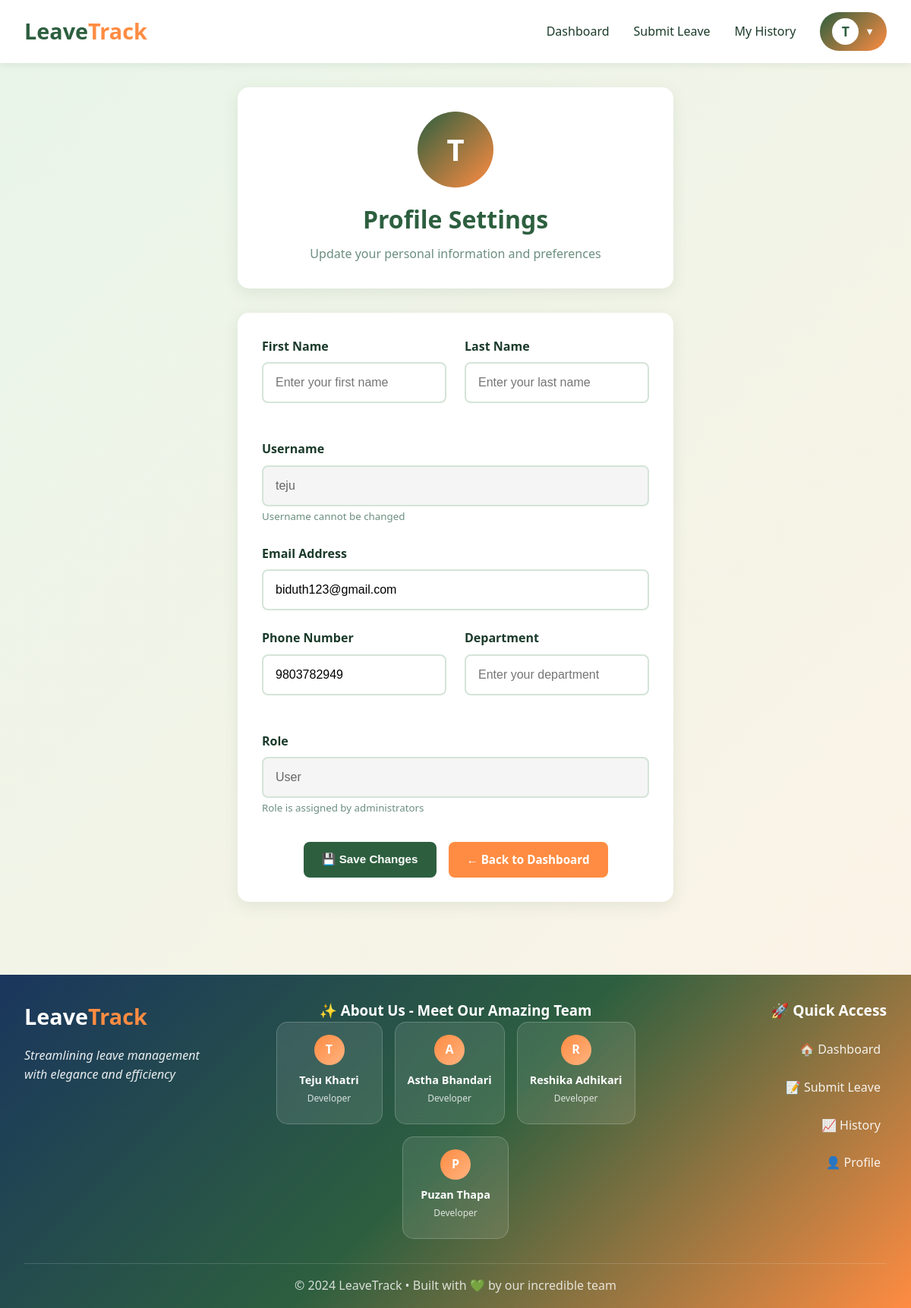
Page /profile/ (signed in) on the committed database.
### tracking/models.py (models this page shows, shortened)
class CustomUser(AbstractUser):
    ROLE_CHOICES = (
        ('admin', 'Admin'),
        ('user', 'User'),
    )
    role = models.CharField(max_length=10, choices=ROLE_CHOICES, default='user')
    phone = models.CharField(max_length=15, blank=True, null=True)
    department = models.CharField(max_length=100, blank=True, null=True)

### tracking/views.py (the view, shortened to what this page needs)
# urls.py: path('profile/', views.profile_view, name='profile'),
@login_required
def profile_view(request):
    return render(request, 'profile.html')

### tracking/templates/profile.html (shortened to what this page needs)
{% extends 'base.html' %}
{% block content %}
<div class="container">
    <div class="profile-container">
        <div class="profile-header">
            <div class="profile-avatar-large">{{ user.username|first|upper }}</div>
            <h1>Profile Settings</h1>
            <p>Update your personal information and preferences</p>
        </div>
        <div class="profile-form">
            <form method="POST">
                <div class="form-row">
                    <div class="form-group">
                        <label for="first_name">First Name</label>
                        <input type="text" id="first_name" name="first_name" class="form-input"
                               value="{{ user.first_name }}" placeholder="Enter your first name">
                    </div>
                    <div class="form-group">
                        <label for="last_name">Last Name</label>
                        <input type="text" id="last_name" name="last_name" class="form-input"
                               value="{{ user.last_name }}" placeholder="Enter your last name">
                    </div>
                </div>
                <div class="form-group">
                    <label for="username">Username</label>
                    <input type="text" id="username" class="form-input"
                           value="{{ user.username }}" disabled
                           style="background: #f5f5f5; color: #666;">
                    <small style="color: var(--text-light);">Username cannot be changed</small>
                </div>
                <div class="form-group">
                    <label for="email">Email Address</label>
                    <input type="email" id="email" name="email" class="form-input"
                           value="{{ user.email }}" placeholder="Enter your email address">
                </div>
                <div class="form-row">
                    <div class="form-group">
                        <label for="phone">Phone Number</label>
                        <input type="tel" id="phone" name="phone" class="form-input"
                               value="{{ user.phone }}" placeholder="Enter your phone number">
                    </div>
                    <div class="form-group">
                        <label for="department">Department</label>
                        <input type="text" id="department" name="department" class="form-input"
                               value="{{ user.department }}" placeholder="Enter your department">
                    </div>
                </div>
                <div class="form-group">
                    <label for="role">Role</label>
                    <input type="text" id="role" class="form-input"
                           value="{{ user.get_role_display }}" disabled
                           style="background: #f5f5f5; color: #666;">
                    <small style="color: var(--text-light);">Role is assigned by administrators</small>
                </div>
                <div class="form-actions">
                    <button type="submit" class="btn btn-primary">💾 Save Changes</button>
                    <a href="{% if user.role == 'admin' %}{% url 'admin_dashboard' %}{% else %}{% url 'user_dashboard' %}{% endif %}"
                       class="btn btn-secondary">← Back to Dashboard</a>
                </div>
            </form>
        </div>
    </div>
</div>
{% endblock %}

### tracking/templates/base.html (shortened to what this page needs)
<!DOCTYPE html>
<html lang="en">
<head>
</head>
<body>
    <nav class="navbar">
        <div class="nav-container">
            <a href="{% url 'home' %}" class="logo">Leave<span>Track</span></a>
            <ul class="nav-links">
                {% if user.is_authenticated %}
                    {% if user.role == 'admin' %}
                        <li><a href="{% url 'admin_dashboard' %}">Dashboard</a></li>
                        <li><a href="{% url 'leave_history' %}">All Requests</a></li>
                    {% else %}
                        <li><a href="{% url 'user_dashboard' %}">Dashboard</a></li>
                        <li><a href="{% url 'submit_leave' %}">Submit Leave</a></li>
                        <li><a href="{% url 'leave_history' %}">My History</a></li>
                    {% endif %}
                    <li class="profile-dropdown">
                        <div class="profile-icon" onclick="toggleDropdown()">
                            <span class="profile-avatar">{{ user.username|first|upper }}</span>
                            <span class="dropdown-arrow">▼</span>
                        </div>
                    </li>
                {% else %}
                    <li><a href="{% url 'home' %}">Home</a></li>
                    <li><a href="{% url 'login' %}" class="btn btn-primary">Login</a></li>
                    <li><a href="{% url 'signup' %}" class="btn btn-secondary">Sign Up</a></li>
                {% endif %}
            </ul>
        </div>
    </nav>
    {% block content %}{% endblock %}
    <footer class="footer">
        <div class="footer-container">
            <div class="footer-main">
                <div class="footer-brand">
                    <div class="brand-logo">
                        <span class="logo-text">Leave<span>Track</span></span>
                    </div>
                    <p class="brand-tagline">Streamlining leave management with elegance and efficiency</p>
                </div>
                <div class="footer-team">
                    <h3>✨ About Us - Meet Our Amazing Team</h3>
                    <div class="team-grid">
                        <div class="team-card">
                            <div class="team-avatar">T</div>
                            <div class="team-info">
                                <h4>Teju Khatri</h4>
                                <p>Developer</p>
                            </div>
                        </div>
                        <div class="team-card">
                            <div class="team-avatar">A</div>
                            <div class="team-info">
                                <h4>Astha Bhandari</h4>
                                <p>Developer</p>
                            </div>
                        </div>
                        <div class="team-card">
                            <div class="team-avatar">R</div>
                            <div class="team-info">
                                <h4>Reshika Adhikari</h4>
                                <p>Developer</p>
                            </div>
                        </div>
                        <div class="team-card">
                            <div class="team-avatar">P</div>
                            <div class="team-info">
                                <h4>Puzan Thapa</h4>
                                <p>Developer</p>
                            </div>
                        </div>
                    </div>
                </div>
                <div class="footer-links">
                    <h3>🚀 Quick Access</h3>
                    <div class="links-grid">
                        {% if user.is_authenticated %}
                            {% if user.role == 'admin' %}
                                <a href="{% url 'admin_dashboard' %}" class="footer-link">
                                    <span>📊 Admin Dashboard</span>
                                </a>
                                <a href="{% url 'create_admin' %}" class="footer-link">
                                    <span>👨‍💼 Create Admin</span>
                                </a>
                            {% else %}
                                <a href="{% url 'user_dashboard' %}" class="footer-link">
                                    <span>🏠 Dashboard</span>
                                </a>
                                <a href="{% url 'submit_leave' %}" class="footer-link">
                                    <span>📝 Submit Leave</span>
                                </a>
                            {% endif %}
                            <a href="{% url 'leave_history' %}" class="footer-link">
                                <span>📈 History</span>
                            </a>
                            <a href="{% url 'profile' %}" class="footer-link">
                                <span>👤 Profile</span>
                            </a>
                        {% endif %}
                    </div>
                </div>
            </div>
            <div class="footer-bottom">
                <p>&copy; 2024 LeaveTrack • Built with 💚 by our incredible team</p>
            </div>
        </div>
    </footer>
</body>
</html>

### tracking/templates/base.html (style rules this page uses)
:root { --primary-green: #2d5f3f; --light-green: #4a9960; --lighter-green: #6fbf73; --pale-green: #e8f5e9; --primary-orange: #ff8c42; --light-orange: #ffb380; --pale-orange: #fff3e6; --white: #ffffff; --text-dark: #1a3a2a; --text-light: #6b8e7f; --border: #d4e4d8; --shadow: rgba(45, 95, 63, 0.1); }
* { margin: 0; padding: 0; box-sizing: border-box; }
body { font-family: 'Segoe UI', Tahoma, Geneva, Verdana, sans-serif; background: linear-gradient(135deg, var(--pale-green) 0%, var(--pale-orange) 100%); color: var(--text-dark); min-height: 100vh; line-height: 1.6; display: flex; flex-direction: column; }
.navbar { background: var(--white); padding: 1rem 2rem; box-shadow: 0 2px 10px var(--shadow); position: sticky; top: 0; z-index: 100; }
.nav-container { max-width: 1200px; margin: 0 auto; display: flex; justify-content: space-between; align-items: center; }
.logo { font-size: 1.8rem; font-weight: bold; color: var(--primary-green); text-decoration: none; }
.logo span { color: var(--primary-orange); }
.nav-links { display: flex; gap: 2rem; list-style: none; align-items: center; }
.nav-links a { text-decoration: none; color: var(--text-dark); font-weight: 500; transition: color 0.3s; }
.btn { padding: 0.7rem 1.5rem; border: none; border-radius: 8px; font-weight: 600; cursor: pointer; transition: all 0.3s; text-decoration: none; display: inline-block; font-size: 0.95rem; }
.btn-primary { background: var(--primary-green); color: var(--white); }
.btn-secondary { background: var(--primary-orange); color: var(--white); }
.profile-dropdown { position: relative; }
.profile-icon { display: flex; align-items: center; gap: 0.5rem; cursor: pointer; padding: 0.5rem 1rem; border-radius: 25px; background: linear-gradient(135deg, var(--primary-green), var(--primary-orange)); color: var(--white); font-weight: 600; transition: all 0.3s; }
.profile-avatar { width: 35px; height: 35px; border-radius: 50%; background: var(--white); color: var(--primary-green); display: flex; align-items: center; justify-content: center; font-weight: bold; font-size: 1.1rem; }
.dropdown-arrow { font-size: 0.8rem; transition: transform 0.3s; }
.container { max-width: 1200px; margin: 2rem auto; padding: 0 2rem; flex: 1; }
.footer { background: linear-gradient(135deg, #1a365d 0%, var(--primary-green) 50%, var(--primary-orange) 100%); color: var(--white); margin-top: 4rem; padding: 2rem 0 1rem; }
.footer-container { max-width: 1200px; margin: 0 auto; padding: 0 2rem; }
.footer-main { display: grid; grid-template-columns: 1fr 2fr 1fr; gap: 3rem; margin-bottom: 2rem; }
.footer-brand { text-align: left; }
.footer-team { text-align: center; }
.footer-links { text-align: right; }
.brand-logo { display: flex; align-items: flex-start; gap: 0.5rem; margin-bottom: 1rem; }
.logo-text { font-size: 1.8rem; font-weight: bold; color: var(--white); }
.logo-text span { color: var(--primary-orange); }
.brand-tagline { opacity: 0.9; margin-bottom: 1rem; font-style: italic; }
.team-grid { display: flex; gap: 1rem; justify-content: center; flex-wrap: wrap; }
.team-card { background: rgba(255, 255, 255, 0.1); border-radius: 15px; padding: 1rem; text-align: center; transition: all 0.3s; backdrop-filter: blur(10px); border: 1px solid rgba(255, 255, 255, 0.2); flex: 0 0 auto; min-width: 140px; }
.team-avatar { width: 40px; height: 40px; margin: 0 auto 0.5rem; border-radius: 50%; background: linear-gradient(135deg, var(--primary-orange), var(--light-orange)); display: flex; align-items: center; justify-content: center; font-weight: bold; font-size: 1rem; color: var(--white); }
.team-info h4 { margin: 0.5rem 0 0.2rem; font-size: 0.9rem; color: var(--white); }
.team-info p { margin: 0 0 0.5rem; font-size: 0.75rem; opacity: 0.8; }
.footer-links h3 { margin-bottom: 1rem; font-size: 1.2rem; color: var(--white); }
.links-grid { display: flex; flex-direction: column; gap: 0.5rem; }
.footer-link { display: flex; align-items: center; gap: 0.5rem; padding: 0.5rem; color: var(--white); text-decoration: none; transition: all 0.3s; opacity: 0.9; justify-content: flex-end; }
.footer-bottom { border-top: 1px solid rgba(255, 255, 255, 0.2); padding-top: 1rem; text-align: center; opacity: 0.8; }

### rows in the picture
CustomUser: username|first "T", username "teju", email "biduth123@gmail.com", phone "9803782949", role "User"
